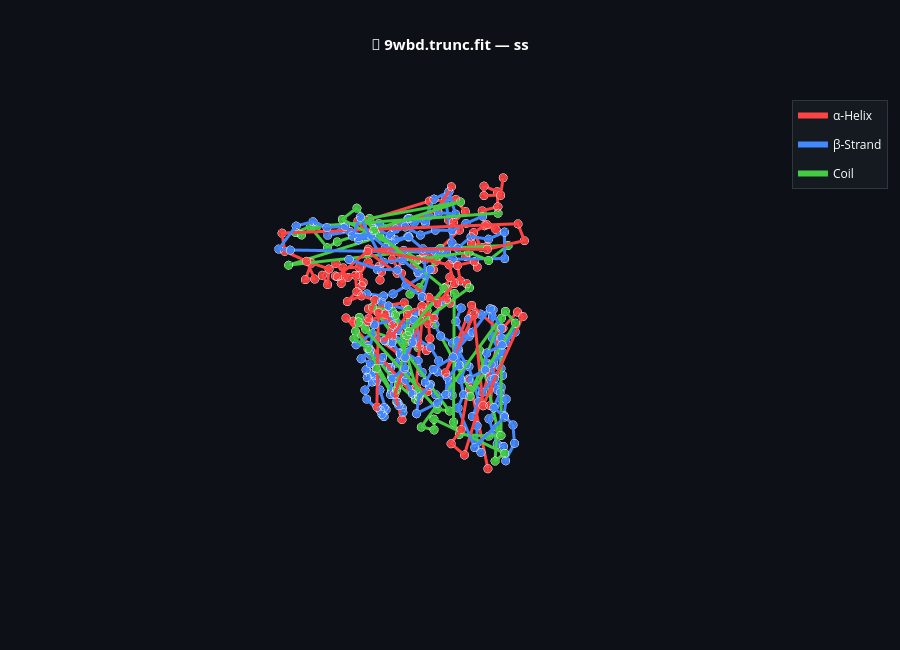

Source (notebook cell):
### Code cell
# ============================================================
# CELL 11 — Individual views
# ============================================================

# color_by options:
#   'ss'        → secondary structure  (red/blue/green)
#   'aa'        → amino acid identity
#   'hydro'     → hydrophobicity gradient (RdBu)
#   'bfactor'   → B-factor / flexibility (Viridis)
#   'embedding' → GNN PC1 projection (Plasma)

viz.show_structure(color_by='ss')
